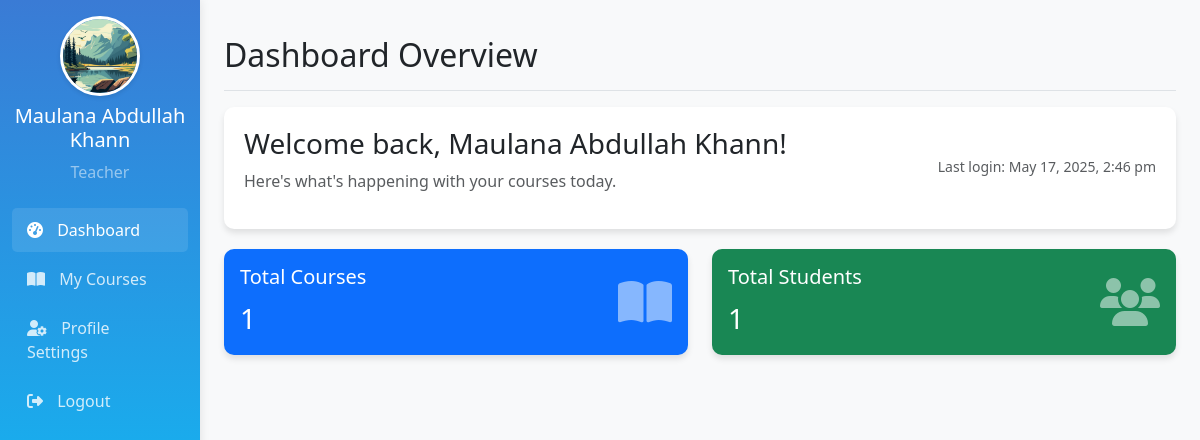
The page /teacher/dashboard.php (signed in) on the database its author committed.
### tables this page shows
CREATE TABLE `teachers` (
  `teacher_id` int(11) NOT NULL,
  `user_id` int(11) NOT NULL,
  `full_name` varchar(100) NOT NULL,
  `specialization` varchar(100) DEFAULT NULL,
  `bio` text DEFAULT NULL,
  `qualifications` text DEFAULT NULL,
  `contact_number` varchar(20) DEFAULT NULL,
  `profile_image` varchar(255) DEFAULT NULL
);

### teacher/dashboard.php (the view, shortened to what this page needs)
<?php
require '../includes/config.php';
$teacher_id = $_SESSION['user_id'];
$sql = "SELECT u.username, u.email, t.full_name, t.profile_image
        FROM users u
        JOIN teachers t ON u.user_id = t.user_id
        WHERE u.user_id = ?";
$stmt = $db->prepare($sql);
$stmt->execute([$teacher_id]);
$teacher = $stmt->fetch(PDO::FETCH_ASSOC);
$sql = "SELECT COUNT(*) AS total_courses FROM courses WHERE teacher_id = ?";
$stmt = $db->prepare($sql);
$stmt->execute([$teacher_id]);
$result = $stmt->fetch(PDO::FETCH_ASSOC);
$total_courses = $result['total_courses'];
$sql = "SELECT COUNT(DISTINCT e.student_id) AS total_students
        FROM enrollments e
        JOIN courses c ON e.course_id = c.course_id
        WHERE c.teacher_id = ?";
$stmt = $db->prepare($sql);
$stmt->execute([$teacher_id]);
$result = $stmt->fetch(PDO::FETCH_ASSOC);
$total_students = $result['total_students'];
?>
<!DOCTYPE html>
<html lang="en">
<head>
    <link href="https://cdn.jsdelivr.net/npm/bootstrap@5.3.0/dist/css/bootstrap.min.css" rel="stylesheet">
    <link rel="stylesheet" href="https://cdnjs.cloudflare.com/ajax/libs/font-awesome/6.4.0/css/all.min.css">
</head>
<body>
<div class="container-fluid">
    <div class="row">
        <div class="col-md-3 col-lg-2 d-md-block sidebar collapse">
            <div class="position-sticky pt-3">
                <div class="text-center mb-4">
                    <?php if (!empty($teacher['profile_image'])): ?>
                        <img src="../uploads/<?= htmlspecialchars($teacher['profile_image']) ?>" alt="Profile" class="profile-img mb-2">
                    <?php else: ?>
                        <div class="default-profile">
                            <i class="fas fa-user"></i>
                        </div>
                    <?php endif; ?>
                    <h5><?php echo htmlspecialchars($teacher['full_name'] ?? $teacher['username']); ?></h5>
                    <p class="text-white-50">Teacher</p>
                </div>
                <ul class="nav flex-column">
                    <li class="nav-item">
                        <a class="nav-link active" href="dashboard.php">
                            <i class="fas fa-tachometer-alt"></i> Dashboard
                        </a>
                    </li>
                    <li class="nav-item">
                        <a class="nav-link" href="my_courses.php">
                            <i class="fas fa-book-open"></i> My Courses
                        </a>
                    </li>
                    <li class="nav-item">
                        <a class="nav-link" href="profile.php">
                            <i class="fas fa-user-cog"></i> Profile Settings
                        </a>
                    </li>
                    <li class="nav-item">
                        <a class="nav-link" href="../includes/logout.php">
                            <i class="fas fa-sign-out-alt"></i> Logout
                        </a>
                    </li>
                </ul>
            </div>
        </div>
        <main class="col-md-9 ms-sm-auto col-lg-10 px-md-4 main-content">
            <div class="d-flex justify-content-between flex-wrap flex-md-nowrap align-items-center pt-3 pb-2 mb-3 border-bottom">
                <h1 class="h2">Dashboard Overview</h1>
            </div>
            <div class="welcome-card">
                <div class="d-flex justify-content-between align-items-center">
                    <div>
                        <h3>Welcome back, <?php echo htmlspecialchars($teacher['full_name'] ?? $teacher['username']); ?>!</h3>
                        <p class="text-muted">Here's what's happening with your courses today.</p>
                    </div>
                    <div class="text-end">
                        <p class="mb-1"><small class="text-muted">Last login: <?php echo date("F j, Y, g:i a"); ?></small></p>
                    </div>
                </div>
            </div>
            <div class="row">
                <div class="col-md-6">
                    <div class="card text-white bg-primary mb-4">
                        <div class="card-body">
                            <div class="d-flex justify-content-between align-items-center">
                                <div>
                                    <h5 class="card-title">Total Courses</h5>
                                    <p class="card-text fs-3"><?php echo $total_courses; ?></p>
                                </div>
                                <i class="fas fa-book-open fa-3x opacity-50"></i>
                            </div>
                        </div>
                    </div>
                </div>
                <div class="col-md-6">
                    <div class="card text-white bg-success mb-4">
                        <div class="card-body">
                            <div class="d-flex justify-content-between align-items-center">
                                <div>
                                    <h5 class="card-title">Total Students</h5>
                                    <p class="card-text fs-3"><?php echo $total_students; ?></p>
                                </div>
                                <i class="fas fa-users fa-3x opacity-50"></i>
                            </div>
                        </div>
                    </div>
                </div>
            </div>
        </main>
    </div>
</div>
</body>
</html>

### teacher/dashboard.php (style rules this page uses)
body { background-color: #f8f9fa; }
.sidebar { min-height: 100vh; background: linear-gradient(180deg, #3a7bd5, #00d2ff); color: white; box-shadow: 0 0 10px rgba(0, 0, 0, 0.1); }
.sidebar .nav-link { color: rgba(255, 255, 255, 0.8); margin-bottom: 5px; border-radius: 5px; padding: 10px 15px; }
.sidebar .nav-link:hover, .sidebar .nav-link.active { background: rgba(255, 255, 255, 0.1); color: white; }
.sidebar .nav-link i { margin-right: 10px; }
.main-content { padding: 20px; }
.card { border: none; border-radius: 10px; box-shadow: 0 4px 6px rgba(0, 0, 0, 0.1); transition: transform 0.3s; }
.welcome-card { background: white; border-radius: 10px; padding: 20px; margin-bottom: 20px; box-shadow: 0 4px 6px rgba(0, 0, 0, 0.1); }
.profile-img { width: 80px; height: 80px; border-radius: 50%; object-fit: cover; border: 3px solid white; box-shadow: 0 2px 4px rgba(0, 0, 0, 0.1); }

### rows shown on the page
teachers: profile_image (picture), full_name "Maulana Abdullah Khann"

### other values the page prints
$total_courses "1"
$total_students "1"
